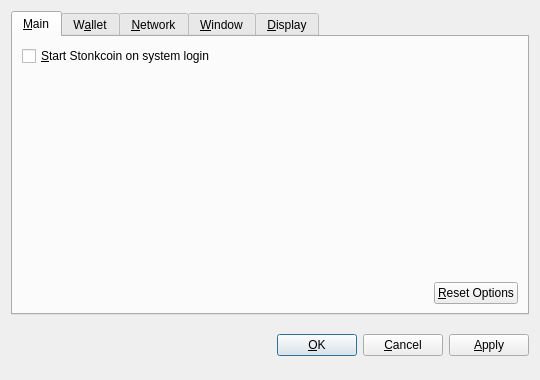
<?xml version="1.0" encoding="UTF-8"?>
<ui version="4.0">
 <class>OptionsDialog</class>
 <widget class="QDialog" name="OptionsDialog">
  <property name="geometry">
   <rect>
    <x>0</x>
    <y>0</y>
    <width>540</width>
    <height>380</height>
   </rect>
  </property>
  <property name="windowTitle">
   <string>Options</string>
  </property>
  <property name="modal">
   <bool>true</bool>
  </property>
  <layout class="QVBoxLayout" name="verticalLayout">
   <item>
    <widget class="QTabWidget" name="tabWidget">
     <property name="tabPosition">
      <enum>QTabWidget::North</enum>
     </property>
     <property name="currentIndex">
      <number>0</number>
     </property>
     <widget class="QWidget" name="tabMain">
      <attribute name="title">
       <string>&amp;Main</string>
      </attribute>
      <layout class="QVBoxLayout" name="verticalLayout_Main">
       <item>
        <widget class="QCheckBox" name="bitcoinAtStartup">
         <property name="toolTip">
          <string>Automatically start Stonkcoin after logging in to the system.</string>
         </property>
         <property name="text">
          <string>&amp;Start Stonkcoin on system login</string>
         </property>
        </widget>
       </item>
       <item>
        <spacer name="verticalSpacer_Main">
         <property name="orientation">
          <enum>Qt::Vertical</enum>
         </property>
         <property name="sizeHint" stdset="0">
          <size>
           <width>20</width>
           <height>40</height>
          </size>
         </property>
        </spacer>
       </item>
       <item>
        <layout class="QHBoxLayout" name="horizontalLayout_2_Main">
         <item>
          <spacer name="horizontalSpacer_2_Main">
           <property name="orientation">
            <enum>Qt::Horizontal</enum>
           </property>
           <property name="sizeHint" stdset="0">
            <size>
             <width>40</width>
             <height>20</height>
            </size>
           </property>
          </spacer>
         </item>
         <item>
          <widget class="QPushButton" name="resetButton">
           <property name="toolTip">
            <string>Reset all client options to default.</string>
           </property>
           <property name="text">
            <string>&amp;Reset Options</string>
           </property>
           <property name="autoDefault">
            <bool>false</bool>
           </property>
          </widget>
         </item>
        </layout>
       </item>
      </layout>
     </widget>
     <widget class="QWidget" name="tabWallet">
      <attribute name="title">
       <string>W&amp;allet</string>
      </attribute>
      <layout class="QVBoxLayout" name="verticalLayout_Network">
       <item>
        <widget class="QLabel" name="transactionFeeInfoLabel">
         <property name="text">
          <string>Optional transaction fee per kB that helps make sure your transactions are processed quickly. Most transactions are 1 kB.</string>
         </property>
         <property name="textFormat">
          <enum>Qt::PlainText</enum>
         </property>
         <property name="wordWrap">
          <bool>true</bool>
         </property>
        </widget>
       </item>
       <item>
        <layout class="QHBoxLayout" name="horizontalLayout_1_Main">
         <item>
          <widget class="QLabel" name="transactionFeeLabel">
           <property name="text">
            <string>Pay transaction &amp;fee</string>
           </property>
           <property name="textFormat">
            <enum>Qt::PlainText</enum>
           </property>
           <property name="buddy">
            <cstring>transactionFee</cstring>
           </property>
          </widget>
         </item>
         <item>
          <widget class="BitcoinAmountField" name="transactionFee"/>
         </item>
         <item>
          <spacer name="horizontalSpacer_1_Main">
           <property name="orientation">
            <enum>Qt::Horizontal</enum>
           </property>
           <property name="sizeHint" stdset="0">
            <size>
             <width>40</width>
             <height>20</height>
            </size>
           </property>
          </spacer>
         </item>
        </layout>
       </item>
       <item>
        <widget class="QLabel" name="label">
         <property name="text">
          <string>If you disable the spending of unconfirmed change, the change from a transaction cannot be used until that transaction has at least one confirmation. This also affects how your balance is computed.</string>
         </property>
         <property name="wordWrap">
          <bool>true</bool>
         </property>
        </widget>
       </item>
       <item>
        <widget class="QCheckBox" name="spendZeroConfChange">
         <property name="text">
          <string>Spend unconfirmed change  (experts only)</string>
         </property>
        </widget>
       </item>
       <item>
        <spacer name="verticalSpacer">
         <property name="orientation">
          <enum>Qt::Vertical</enum>
         </property>
         <property name="sizeHint" stdset="0">
          <size>
           <width>20</width>
           <height>40</height>
          </size>
         </property>
        </spacer>
       </item>
      </layout>
     </widget>
     <widget class="QWidget" name="tabNetwork">
      <attribute name="title">
       <string>&amp;Network</string>
      </attribute>
      <layout class="QVBoxLayout" name="verticalLayout_Network">
       <item>
        <widget class="QCheckBox" name="mapPortUpnp">
         <property name="toolTip">
          <string>Automatically open the Stonkcoin client port on the router. This only works when your router supports UPnP and it is enabled.</string>
         </property>
         <property name="text">
          <string>Map port using &amp;UPnP</string>
         </property>
        </widget>
       </item>
       <item>
        <widget class="QCheckBox" name="connectSocks">
         <property name="toolTip">
          <string>Connect to the Stonkcoin network through a SOCKS proxy (e.g. when connecting through Tor).</string>
         </property>
         <property name="text">
          <string>&amp;Connect through SOCKS proxy:</string>
         </property>
        </widget>
       </item>
       <item>
        <layout class="QHBoxLayout" name="horizontalLayout_Network">
         <item>
          <widget class="QLabel" name="proxyIpLabel">
           <property name="text">
            <string>Proxy &amp;IP:</string>
           </property>
           <property name="textFormat">
            <enum>Qt::PlainText</enum>
           </property>
           <property name="buddy">
            <cstring>proxyIp</cstring>
           </property>
          </widget>
         </item>
         <item>
          <widget class="QValidatedLineEdit" name="proxyIp">
           <property name="maximumSize">
            <size>
             <width>140</width>
             <height>16777215</height>
            </size>
           </property>
           <property name="toolTip">
            <string>IP address of the proxy (e.g. 127.0.0.1)</string>
           </property>
          </widget>
         </item>
         <item>
          <widget class="QLabel" name="proxyPortLabel">
           <property name="text">
            <string>&amp;Port:</string>
           </property>
           <property name="textFormat">
            <enum>Qt::PlainText</enum>
           </property>
           <property name="buddy">
            <cstring>proxyPort</cstring>
           </property>
          </widget>
         </item>
         <item>
          <widget class="QLineEdit" name="proxyPort">
           <property name="maximumSize">
            <size>
             <width>55</width>
             <height>16777215</height>
            </size>
           </property>
           <property name="toolTip">
            <string>Port of the proxy (e.g. 9050)</string>
           </property>
          </widget>
         </item>
         <item>
          <widget class="QLabel" name="socksVersionLabel">
           <property name="text">
            <string>SOCKS &amp;Version:</string>
           </property>
           <property name="textFormat">
            <enum>Qt::PlainText</enum>
           </property>
           <property name="buddy">
            <cstring>socksVersion</cstring>
           </property>
          </widget>
         </item>
         <item>
          <widget class="QValueComboBox" name="socksVersion">
           <property name="toolTip">
            <string>SOCKS version of the proxy (e.g. 5)</string>
           </property>
          </widget>
         </item>
         <item>
          <spacer name="horizontalSpacer_Network">
           <property name="orientation">
            <enum>Qt::Horizontal</enum>
           </property>
           <property name="sizeHint" stdset="0">
            <size>
             <width>40</width>
             <height>20</height>
            </size>
           </property>
          </spacer>
         </item>
        </layout>
       </item>
       <item>
        <spacer name="verticalSpacer_Network">
         <property name="orientation">
          <enum>Qt::Vertical</enum>
         </property>
         <property name="sizeHint" stdset="0">
          <size>
           <width>20</width>
           <height>40</height>
          </size>
         </property>
        </spacer>
       </item>
      </layout>
     </widget>
     <widget class="QWidget" name="tabWindow">
      <attribute name="title">
       <string>&amp;Window</string>
      </attribute>
      <layout class="QVBoxLayout" name="verticalLayout_Window">
       <item>
        <widget class="QCheckBox" name="minimizeToTray">
         <property name="toolTip">
          <string>Show only a tray icon after minimizing the window.</string>
         </property>
         <property name="text">
          <string>&amp;Minimize to the tray instead of the taskbar</string>
         </property>
        </widget>
       </item>
       <item>
        <widget class="QCheckBox" name="minimizeOnClose">
         <property name="toolTip">
          <string>Minimize instead of exit the application when the window is closed. When this option is enabled, the application will be closed only after selecting Quit in the menu.</string>
         </property>
         <property name="text">
          <string>M&amp;inimize on close</string>
         </property>
        </widget>
       </item>
       <item>
        <spacer name="verticalSpacer_Window">
         <property name="orientation">
          <enum>Qt::Vertical</enum>
         </property>
         <property name="sizeHint" stdset="0">
          <size>
           <width>20</width>
           <height>40</height>
          </size>
         </property>
        </spacer>
       </item>
      </layout>
     </widget>
     <widget class="QWidget" name="tabDisplay">
      <attribute name="title">
       <string>&amp;Display</string>
      </attribute>
      <layout class="QVBoxLayout" name="verticalLayout_Display">
       <item>
        <layout class="QHBoxLayout" name="horizontalLayout_1_Display">
         <item>
          <widget class="QLabel" name="langLabel">
           <property name="text">
            <string>User Interface &amp;language:</string>
           </property>
           <property name="textFormat">
            <enum>Qt::PlainText</enum>
           </property>
           <property name="buddy">
            <cstring>lang</cstring>
           </property>
          </widget>
         </item>
         <item>
          <widget class="QValueComboBox" name="lang">
           <property name="toolTip">
            <string>The user interface language can be set here. This setting will take effect after restarting Stonkcoin.</string>
           </property>
          </widget>
         </item>
        </layout>
       </item>
       <item>
        <layout class="QHBoxLayout" name="horizontalLayout_2_Display">
         <item>
          <widget class="QLabel" name="unitLabel">
           <property name="text">
            <string>&amp;Unit to show amounts in:</string>
           </property>
           <property name="textFormat">
            <enum>Qt::PlainText</enum>
           </property>
           <property name="buddy">
            <cstring>unit</cstring>
           </property>
          </widget>
         </item>
         <item>
          <widget class="QValueComboBox" name="unit">
           <property name="toolTip">
            <string>Choose the default subdivision unit to show in the interface and when sending coins.</string>
           </property>
          </widget>
         </item>
        </layout>
       </item>
       <item>
        <widget class="QCheckBox" name="displayAddresses">
         <property name="toolTip">
          <string>Whether to show Stonkcoin addresses in the transaction list or not.</string>
         </property>
         <property name="text">
          <string>&amp;Display addresses in transaction list</string>
         </property>
        </widget>
       </item>
       <item>
        <widget class="QCheckBox" name="coinControlFeatures">
         <property name="toolTip">
          <string>Whether to show coin control features or not.</string>
         </property>
         <property name="text">
          <string>Display coin &amp;control features (experts only!)</string>
         </property>
        </widget>
       </item>
       <item>
        <spacer name="verticalSpacer_Display">
         <property name="orientation">
          <enum>Qt::Vertical</enum>
         </property>
         <property name="sizeHint" stdset="0">
          <size>
           <width>20</width>
           <height>40</height>
          </size>
         </property>
        </spacer>
       </item>
      </layout>
     </widget>
    </widget>
   </item>
   <item>
    <layout class="QHBoxLayout" name="horizontalLayout_Buttons">
     <item>
      <spacer name="horizontalSpacer_1">
       <property name="orientation">
        <enum>Qt::Horizontal</enum>
       </property>
       <property name="sizeHint" stdset="0">
        <size>
         <width>40</width>
         <height>48</height>
        </size>
       </property>
      </spacer>
     </item>
     <item>
      <widget class="QLabel" name="statusLabel">
       <property name="font">
        <font>
         <weight>75</weight>
         <bold>true</bold>
        </font>
       </property>
       <property name="text">
        <string/>
       </property>
       <property name="textFormat">
        <enum>Qt::PlainText</enum>
       </property>
       <property name="wordWrap">
        <bool>true</bool>
       </property>
      </widget>
     </item>
     <item>
      <spacer name="horizontalSpacer_2">
       <property name="orientation">
        <enum>Qt::Horizontal</enum>
       </property>
       <property name="sizeHint" stdset="0">
        <size>
         <width>40</width>
         <height>48</height>
        </size>
       </property>
      </spacer>
     </item>
     <item>
      <widget class="QPushButton" name="okButton">
       <property name="text">
        <string>&amp;OK</string>
       </property>
      </widget>
     </item>
     <item>
      <widget class="QPushButton" name="cancelButton">
       <property name="text">
        <string>&amp;Cancel</string>
       </property>
       <property name="autoDefault">
        <bool>false</bool>
       </property>
      </widget>
     </item>
     <item>
      <widget class="QPushButton" name="applyButton">
       <property name="text">
        <string>&amp;Apply</string>
       </property>
       <property name="autoDefault">
        <bool>false</bool>
       </property>
      </widget>
     </item>
    </layout>
   </item>
  </layout>
 </widget>
 <customwidgets>
  <customwidget>
   <class>BitcoinAmountField</class>
   <extends>QSpinBox</extends>
   <header>bitcoinamountfield.h</header>
  </customwidget>
  <customwidget>
   <class>QValueComboBox</class>
   <extends>QComboBox</extends>
   <header>qvaluecombobox.h</header>
  </customwidget>
  <customwidget>
   <class>QValidatedLineEdit</class>
   <extends>QLineEdit</extends>
   <header>qvalidatedlineedit.h</header>
  </customwidget>
 </customwidgets>
 <resources/>
 <connections/>
</ui>
